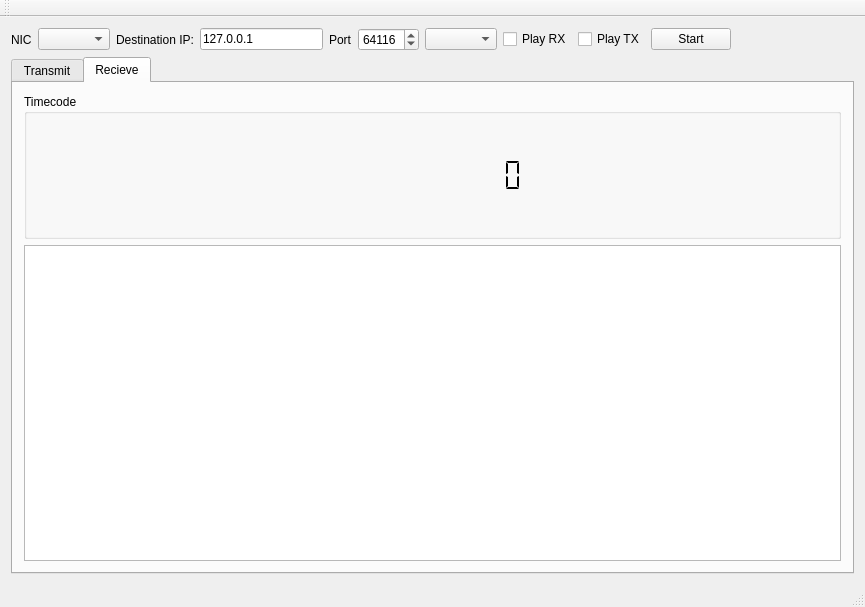
<?xml version="1.0" encoding="UTF-8"?>
<ui version="4.0">
 <class>MainWindow</class>
 <widget class="QMainWindow" name="MainWindow">
  <property name="geometry">
   <rect>
    <x>0</x>
    <y>0</y>
    <width>865</width>
    <height>607</height>
   </rect>
  </property>
  <property name="windowTitle">
   <string>UDP MIDI Test Application</string>
  </property>
  <widget class="QWidget" name="centralWidget">
   <layout class="QVBoxLayout" name="verticalLayout_4">
    <item>
     <layout class="QHBoxLayout" name="horizontalLayout_2">
      <item>
       <widget class="QLabel" name="label">
        <property name="text">
         <string>NIC</string>
        </property>
       </widget>
      </item>
      <item>
       <widget class="QComboBox" name="cbNic"/>
      </item>
      <item>
       <widget class="QLabel" name="label_2">
        <property name="text">
         <string>Destination IP:</string>
        </property>
       </widget>
      </item>
      <item>
       <widget class="QLineEdit" name="leTargetIp">
        <property name="text">
         <string>127.0.0.1</string>
        </property>
       </widget>
      </item>
      <item>
       <widget class="QLabel" name="label_3">
        <property name="text">
         <string>Port</string>
        </property>
       </widget>
      </item>
      <item>
       <widget class="QSpinBox" name="sbTargetPort">
        <property name="maximum">
         <number>65535</number>
        </property>
        <property name="value">
         <number>64116</number>
        </property>
       </widget>
      </item>
      <item>
       <widget class="QComboBox" name="cbMidiOut"/>
      </item>
      <item>
       <widget class="QCheckBox" name="cbPlayRx">
        <property name="text">
         <string>Play RX</string>
        </property>
       </widget>
      </item>
      <item>
       <widget class="QCheckBox" name="cbPlayTx">
        <property name="text">
         <string>Play TX</string>
        </property>
       </widget>
      </item>
      <item>
       <widget class="QPushButton" name="btnStart">
        <property name="text">
         <string>Start</string>
        </property>
       </widget>
      </item>
      <item>
       <spacer name="horizontalSpacer">
        <property name="orientation">
         <enum>Qt::Horizontal</enum>
        </property>
        <property name="sizeHint" stdset="0">
         <size>
          <width>40</width>
          <height>20</height>
         </size>
        </property>
       </spacer>
      </item>
     </layout>
    </item>
    <item>
     <widget class="QTabWidget" name="tabWidget">
      <property name="currentIndex">
       <number>1</number>
      </property>
      <widget class="QWidget" name="tab">
       <attribute name="title">
        <string>Transmit</string>
       </attribute>
       <layout class="QVBoxLayout" name="verticalLayout">
        <item>
         <widget class="QGroupBox" name="groupBox">
          <property name="title">
           <string>Sent Messages</string>
          </property>
          <layout class="QGridLayout" name="gridLayout">
           <item row="0" column="0">
            <widget class="QPlainTextEdit" name="teBuffer"/>
           </item>
           <item row="1" column="0">
            <widget class="QTabWidget" name="tabWidget_2">
             <property name="currentIndex">
              <number>1</number>
             </property>
             <widget class="QWidget" name="tab_3">
              <attribute name="title">
               <string>Notes</string>
              </attribute>
              <layout class="QVBoxLayout" name="verticalLayout_3">
               <item>
                <widget class="PianoKeybd" name="keyboardWidget" native="true">
                 <property name="minimumSize">
                  <size>
                   <width>0</width>
                   <height>50</height>
                  </size>
                 </property>
                </widget>
               </item>
              </layout>
             </widget>
             <widget class="QWidget" name="tab_4">
              <attribute name="title">
               <string>Show Control</string>
              </attribute>
              <layout class="QGridLayout" name="gridLayout_2">
               <item row="0" column="1" colspan="2">
                <widget class="QSpinBox" name="sbMSCDevId">
                 <property name="maximum">
                  <number>255</number>
                 </property>
                 <property name="value">
                  <number>1</number>
                 </property>
                </widget>
               </item>
               <item row="1" column="0">
                <widget class="QLabel" name="label_6">
                 <property name="text">
                  <string>Command Format</string>
                 </property>
                </widget>
               </item>
               <item row="1" column="1" colspan="2">
                <widget class="QComboBox" name="cbMSCCommandFormat"/>
               </item>
               <item row="2" column="0">
                <widget class="QLabel" name="label_7">
                 <property name="text">
                  <string>Command</string>
                 </property>
                </widget>
               </item>
               <item row="2" column="1" colspan="2">
                <widget class="QComboBox" name="cbMSCCommand"/>
               </item>
               <item row="3" column="0">
                <widget class="QLabel" name="label_5">
                 <property name="text">
                  <string>Command Data</string>
                 </property>
                </widget>
               </item>
               <item row="3" column="1" colspan="2">
                <widget class="QLineEdit" name="leMSCData"/>
               </item>
               <item row="3" column="3">
                <widget class="QComboBox" name="cbMscDataType">
                 <item>
                  <property name="text">
                   <string>Hex Bytes</string>
                  </property>
                 </item>
                 <item>
                  <property name="text">
                   <string>Eos Cue Format</string>
                  </property>
                 </item>
                </widget>
               </item>
               <item row="0" column="0">
                <widget class="QLabel" name="label_4">
                 <property name="text">
                  <string>Device ID</string>
                 </property>
                </widget>
               </item>
               <item row="4" column="1">
                <widget class="QLineEdit" name="leMSCComposedData">
                 <property name="styleSheet">
                  <string notr="true">background-color: rgb(190, 190, 190);
font: 8pt &quot;Courier New&quot;;</string>
                 </property>
                 <property name="text">
                  <string>80 C0 F0 D0 F0 0F</string>
                 </property>
                 <property name="readOnly">
                  <bool>true</bool>
                 </property>
                </widget>
               </item>
               <item row="5" column="3">
                <widget class="QPushButton" name="btnMSCSend">
                 <property name="text">
                  <string>Send</string>
                 </property>
                </widget>
               </item>
               <item row="4" column="0">
                <widget class="QLabel" name="label_8">
                 <property name="text">
                  <string>Composed Message</string>
                 </property>
                </widget>
               </item>
               <item row="5" column="1">
                <widget class="QLabel" name="lbInvalidData">
                 <property name="text">
                  <string>Invalid Data</string>
                 </property>
                 <property name="alignment">
                  <set>Qt::AlignRight|Qt::AlignTrailing|Qt::AlignVCenter</set>
                 </property>
                </widget>
               </item>
              </layout>
             </widget>
            </widget>
           </item>
          </layout>
         </widget>
        </item>
       </layout>
      </widget>
      <widget class="QWidget" name="tab_2">
       <attribute name="title">
        <string>Recieve</string>
       </attribute>
       <layout class="QVBoxLayout" name="verticalLayout_2">
        <item>
         <widget class="QGroupBox" name="groupBox_2">
          <property name="title">
           <string>Timecode</string>
          </property>
          <layout class="QHBoxLayout" name="horizontalLayout">
           <item>
            <spacer name="horizontalSpacer_2">
             <property name="orientation">
              <enum>Qt::Horizontal</enum>
             </property>
             <property name="sizeHint" stdset="0">
              <size>
               <width>40</width>
               <height>20</height>
              </size>
             </property>
            </spacer>
           </item>
           <item>
            <widget class="QLCDNumber" name="nTimecode">
             <property name="minimumSize">
              <size>
               <width>200</width>
               <height>100</height>
              </size>
             </property>
             <property name="frameShape">
              <enum>QFrame::NoFrame</enum>
             </property>
             <property name="smallDecimalPoint">
              <bool>false</bool>
             </property>
             <property name="digitCount">
              <number>11</number>
             </property>
             <property name="mode">
              <enum>QLCDNumber::Dec</enum>
             </property>
             <property name="segmentStyle">
              <enum>QLCDNumber::Flat</enum>
             </property>
            </widget>
           </item>
           <item>
            <spacer name="horizontalSpacer_3">
             <property name="orientation">
              <enum>Qt::Horizontal</enum>
             </property>
             <property name="sizeHint" stdset="0">
              <size>
               <width>40</width>
               <height>20</height>
              </size>
             </property>
            </spacer>
           </item>
          </layout>
         </widget>
        </item>
        <item>
         <widget class="QListWidget" name="lvRxMessages"/>
        </item>
       </layout>
      </widget>
     </widget>
    </item>
   </layout>
  </widget>
  <widget class="QMenuBar" name="menuBar">
   <property name="geometry">
    <rect>
     <x>0</x>
     <y>0</y>
     <width>865</width>
     <height>20</height>
    </rect>
   </property>
  </widget>
  <widget class="QToolBar" name="mainToolBar">
   <attribute name="toolBarArea">
    <enum>TopToolBarArea</enum>
   </attribute>
   <attribute name="toolBarBreak">
    <bool>false</bool>
   </attribute>
  </widget>
  <widget class="QStatusBar" name="statusBar"/>
 </widget>
 <layoutdefault spacing="6" margin="11"/>
 <customwidgets>
  <customwidget>
   <class>PianoKeybd</class>
   <extends>QWidget</extends>
   <header>vkey/pianokeybd.h</header>
   <container>1</container>
  </customwidget>
 </customwidgets>
 <resources/>
 <connections/>
</ui>
